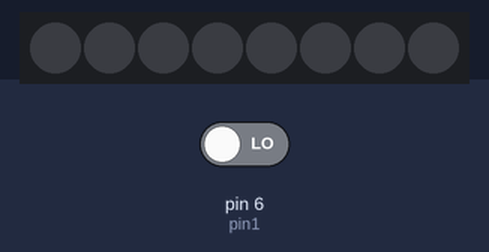
A sketch run on a simulated Arduino Uno, built with avr-gcc and run on an emulated ATmega328P. Parts: 8 RGB LEDs in strip order, left to right. The inputs (shaded band) are chosen by the test bench; at power-on: pin 6 (pin1) LOW. Dim RGB values are drawn brighter than linear; what the sketch prints to the serial monitor is not drawn.

Above: at 0.1 s.
At 1.3 s:
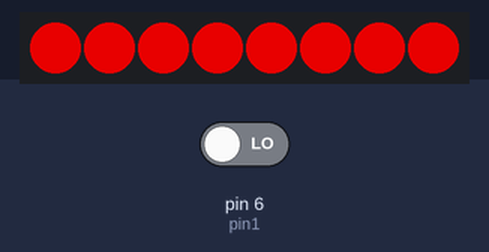
Timing chart, 0 to 130.0 s (numbered marks = the images above):
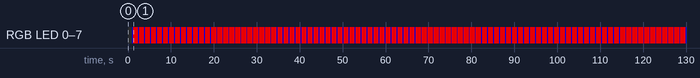

The sketch:

KH173.05_PWM.Basic.WS2812-Brightness.ino
```cpp
#include "FastLED.h"
#define NUM_LEDS 8
#define DATA_PIN 7
CRGB leds[NUM_LEDS];

// We need to specify which pins will be used to receive PWM input
// In our case, we want TWO different inputs, so we specify two different pins
int pin1 = 6;

int PWMinput1;
int Remapped1;


void setup()
{
  FastLED.addLeds<NEOPIXEL,DATA_PIN>(leds, NUM_LEDS);

  // These lines tell the Ardino that I should set the two pins listed in pin1/pin2 to "INPUT" mode
  pinMode(pin1, INPUT);

  // Open up that serial port so we can get some debugging information!
  Serial.begin(9600);
}

void loop()
{

int PWMlow1 = 900;
int PWMhigh1 = 2091;

PWMinput1 = pulseIn(pin1, HIGH);
    // This remapps the PWM value to a value between 0 and 100: the proper settings for brightness
Remapped1 = map(PWMinput1, PWMlow1, PWMhigh1, 0, 100);
    // This gets the input from the second PWM encoder

  FastLED.clear();
  leds[0] = CRGB::Blue;
  leds[1] = CRGB::Blue;
  leds[2] = CRGB::Blue;
  leds[3] = CRGB::Blue;
  leds[4] = CRGB::Blue;
  leds[5] = CRGB::Blue;
  leds[6] = CRGB::Blue;
  leds[7] = CRGB::Blue;

  FastLED.setBrightness(Remapped1);
  FastLED.show();
  delay(200);

  leds[0] = CRGB::Red;
  leds[1] = CRGB::Red;
  leds[2] = CRGB::Red;
  leds[3] = CRGB::Red;
  leds[4] = CRGB::Red;
  leds[5] = CRGB::Red;
  leds[6] = CRGB::Red;
  leds[7] = CRGB::Red;

  FastLED.setBrightness(Remapped1);
  FastLED.show();
  delay(200);

Serial.print(PWMinput1);
Serial.print("\t");
Serial.println(Remapped1);

}
```

Measured:
- by itself, RGB LED 0–7: alternates RGB(181, 0, 0) for 1.2 s and RGB(0, 0, 181) for 0.20 s
